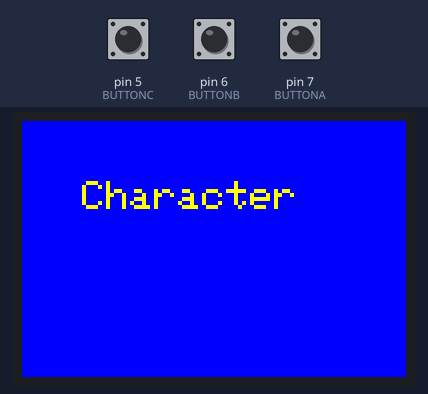
Recording of a sketch running on a simulated Arduino Uno, built with avr-gcc and run on an emulated ATmega328P. Parts: 96×64 colour display. The test bench sets the inputs (shaded band); at power-on: pin 6 (BUTTONB) LOW, pin 7 (BUTTONA) LOW, pin 5 (BUTTONC) LOW. What the sketch prints to the serial monitor is not drawn.

Above: at 1.3 s.
1.4 s: pin 6 (BUTTONB) pulled HIGH for 0.15 s
At 2.7 s:
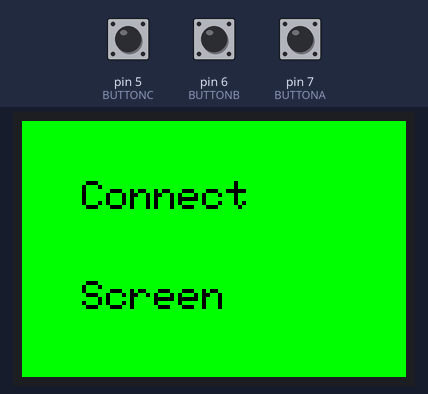
3.0 s: pin 7 (BUTTONA) pulled HIGH for 0.15 s
At 4.2 s:
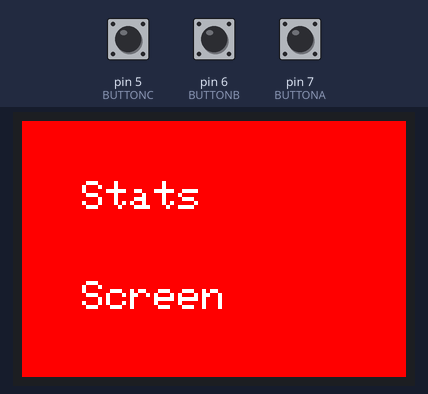
4.6 s: pin 6 (BUTTONB) pulled HIGH for 1 s
At 6.0 s:
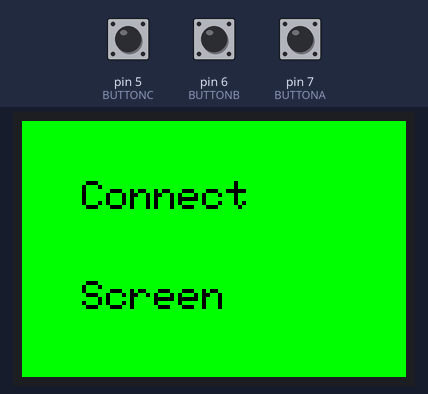
8.7 s: pin 7 (BUTTONA) pulled HIGH for 1 s
At 9.7 s:
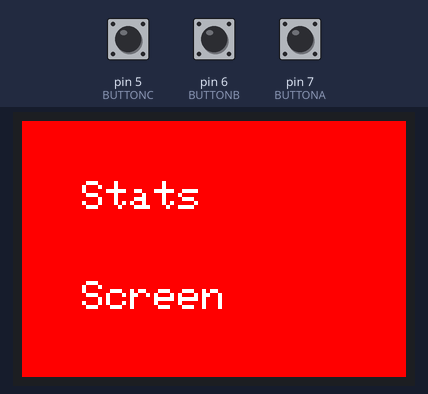
11.2 s: pin 6 (BUTTONB) pulled HIGH for 3.2 s
At 12.3 s:
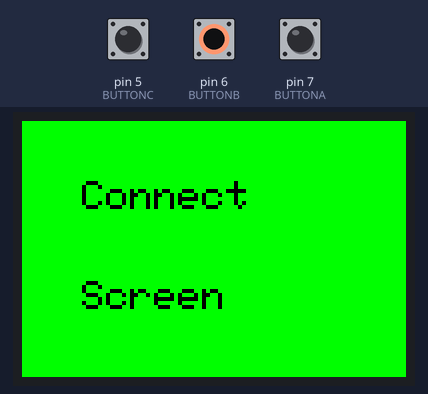
Timing chart, 0 to 14.2 s (numbered marks = the images above; inputs shaded):
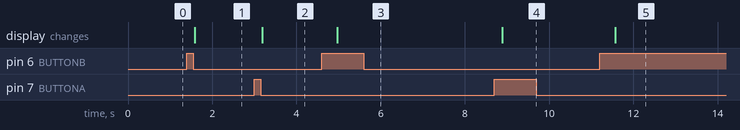

Measured:
- after the input at 1.4 s, the display: changes after 0.19 s (image 1)
- after the input at 3.0 s, the display: changes after 0.19 s (image 2)
- after the input at 4.6 s, the display: changes after 0.37 s (image 3)
- after the input at 8.7 s, the display: changes after 0.19 s (image 4)
- after the input at 11.2 s, the display: changes after 0.37 s (image 5)

The sketch:

OLEDTEST.ino
```cpp
#include <Adafruit_GFX.h>      //gfx library for the oled display
#include <Adafruit_SSD1331.h>  //library for the ssd1331 oled display
#include <SPI.h>               //dont know exactly what kind of library this is
#include <Arduino.h>
#include <SD.h>
// This is a 96w x 64L display
// You can use any (4 or) 5 pins
// pins 13,11,10,9 & 8 is connected to OLED display
#define sclk 13         //sclk is clock connected to output pin 13
#define mosi 11         //master out slave in
#define cs 4           //cs is chip select connected to output pin 10
#define rst 9           //res is Reset connected to output pin 9
#define dc 8            //dc is data connected to output pin 8
const int BUTTONA = 7;  //Sets Button A to pin 7
const int BUTTONB = 6;  // Sets Button B to Pin 8
const int BUTTONC = 5;  // Sets Button C to Pin 9
#define sdCard 10

// Color definitions
#define BLACK 0x0000
#define BLUE 0x001F
#define RED 0xF800
#define GREEN 0x07E0
#define CYAN 0x07FF
#define MAGENTA 0xF81F
#define YELLOW 0xFFE0
#define WHITE 0xFFFF
Adafruit_SSD1331 display = Adafruit_SSD1331(cs, dc, rst);

char getButton() {
  char buttonPressed;                      //empty variable for button character
  int buttonARead = digitalRead(BUTTONA);  // variable that reads input from pin
  int buttonBRead = digitalRead(BUTTONB);
  int buttonCRead = digitalRead(BUTTONC);
  int buttonState;
  int lastButtonState;
  int buttonReadOld = 0;  //variable set to default button state
  if (buttonARead != buttonReadOld) {
    delay(180);
    buttonState = 1;
    if (buttonState == 1) {
      buttonPressed = 'a';
      Serial.println(buttonPressed);
    }
    return buttonPressed;
  }

  if (buttonBRead != buttonReadOld) {
    delay(180);
    buttonState = 1;
    if (buttonState == 1) {
      buttonPressed = 'b';
      Serial.println(buttonPressed);
    }
    return buttonPressed;
  }

  if (buttonCRead != buttonReadOld) {
    delay(160);
    buttonState = 1;
    if (buttonState == 1) {
      buttonPressed = 'c';
      Serial.println(buttonPressed);
    }
    return buttonPressed;
  }
}

void getCharacterScreen(int screenState) {
  int state = 0;
  if (state == 0) {
    display.fillScreen(BLUE);
    display.setCursor(15, 15);
    display.setTextColor(YELLOW);
    display.setTextSize(1);
    display.print("Character");
    display.setCursor(15, 40);
    display.setTextColor(YELLOW);
    display.setTextSize(1);
    //display.print("Screen");
  }
}

void getStatScreen(int state) {
  if (state == 2) {
    display.fillScreen(RED);
    display.setCursor(15, 15);
    display.setTextColor(WHITE);
    display.setTextSize(1);
    display.print("Stats");
    display.setCursor(15, 40);
    display.setTextColor(WHITE);
    display.setTextSize(1);
    display.print("Screen");
    getButton();
    //Serial.println("state");
  }
}

void getTrainingScreen(int state) {
  if (state == 4) {
    display.fillScreen(WHITE);
    display.setCursor(15, 15);
    display.setTextColor(BLACK);
    display.setTextSize(1);
    display.print("Training");
    display.setCursor(15, 40);
    display.setTextColor(BLACK);
    display.setTextSize(1);
    display.print("Screen");
    getButton();
  }
}

void getFoodScreen(int screenState) {
  int state = screenState;
  if (state == 6) {
    display.fillScreen(GREEN);
    display.setCursor(15, 15);
    display.setTextColor(BLACK);
    display.setTextSize(1);
    display.print("Food");
    display.setCursor(15, 40);
    display.setTextColor(BLACK);
    display.setTextSize(1);
    display.print("Screen");
    getButton();
  }
}

void getBattleScreen(int screenState) {
  int state = screenState;
  if (state == 8) {
    display.fillScreen(GREEN);
    display.setCursor(15, 15);
    display.setTextColor(BLACK);
    display.setTextSize(1);
    display.print("Battle");
    display.setCursor(15, 40);
    display.setTextColor(BLACK);
    display.setTextSize(1);
    display.print("Screen");
    getButton();
  }
}

void getRestScreen(int screenState) {
  int state = screenState;
  if (state == 10) {
    display.fillScreen(GREEN);
    display.setCursor(15, 15);
    display.setTextColor(BLACK);
    display.setTextSize(1);
    display.print("Rest");
    display.setCursor(15, 40);
    display.setTextColor(BLACK);
    display.setTextSize(1);
    display.print("Screen");
    getButton();
  }
}

void getHealScreen(int screenState) {
  int state = screenState;
  if (state == 12) {
    display.fillScreen(GREEN);
    display.setCursor(15, 15);
    display.setTextColor(BLACK);
    display.setTextSize(1);
    display.print("Heal");
    display.setCursor(15, 40);
    display.setTextColor(BLACK);
    display.setTextSize(1);
    display.print("Screen");
    getButton();
  }
}

void getConnectScreen(int state) {
  if (state == 14) {
    display.fillScreen(GREEN);
    display.setCursor(15, 15);
    display.setTextColor(BLACK);
    display.setTextSize(1);
    display.print("Connect");
    display.setCursor(15, 40);
    display.setTextColor(BLACK);
    display.setTextSize(1);
    display.print("Screen");
    getButton();
  }
}

 int translateButton() {
   int state;
  digitalRead(getButton());
  switch (getButton()){
    case 'a':
    state = 2;
    //Serial.println(state);
    return state;
    break;
    case 'b':
    state = 14;
    //Serial.println(state);
    return state;
    break;
  }
}

int getState(int screenState){
  int state = screenState;
  int statScreenLoaded = 0;
  int connectScreenLoaded = 0;
  int trainingScreenLoaded = 0;
  if (state == 0 && getButton() == 'a' && statScreenLoaded == 0){//character screen button press a goes to stat screen
    state+=2;
    getStatScreen(state);
    Serial.println("here");
    statScreenLoaded++;
    return statScreenLoaded;
    return state;
  }
  else if (state == 0 && getButton() == 'b' && connectScreenLoaded == 0 && statScreenLoaded == 0){//character screen button b goes to connect screen
    state = 14;
    //Serial.println(state);
    getConnectScreen(state);
    connectScreenLoaded++;
    return connectScreenLoaded;
    return state;
  }
  else if (state == 2 && getButton() == 'a' && statScreenLoaded <= 1 && trainingScreenLoaded == 0){//stat screen button a goes to training
    state+=2;
    getTrainingScreen(state);
    Serial.println(state);
    Serial.println("training");
    trainingScreenLoaded++;
    return trainingScreenLoaded;
    return state;
  }
  else if (state == 2 && getButton() == 'b' && statScreenLoaded == 1){
    state =- 2;
    getCharacterScreen(screenState);
  }
  return state;
  Serial.println("state");
}


int screenState = 0;
int characterScreenLoaded = 0;
int statScreenLoaded = 0;
char buttonPressed;
File file;
void setup() {
  // put your setup code here, to run once:
  pinMode(BUTTONA, INPUT);  //set button as input
  pinMode(BUTTONB, INPUT);
  pinMode(BUTTONC, INPUT);
  display.begin();
  Serial.begin(9600);  //sets the arduino to communicate with serial port
}

void loop() {
  while (characterScreenLoaded == 0) { // load character screen
    getCharacterScreen(screenState);
    characterScreenLoaded++; //Character screen is 1
    return characterScreenLoaded; // one
  }
  getState(screenState);
}
```
